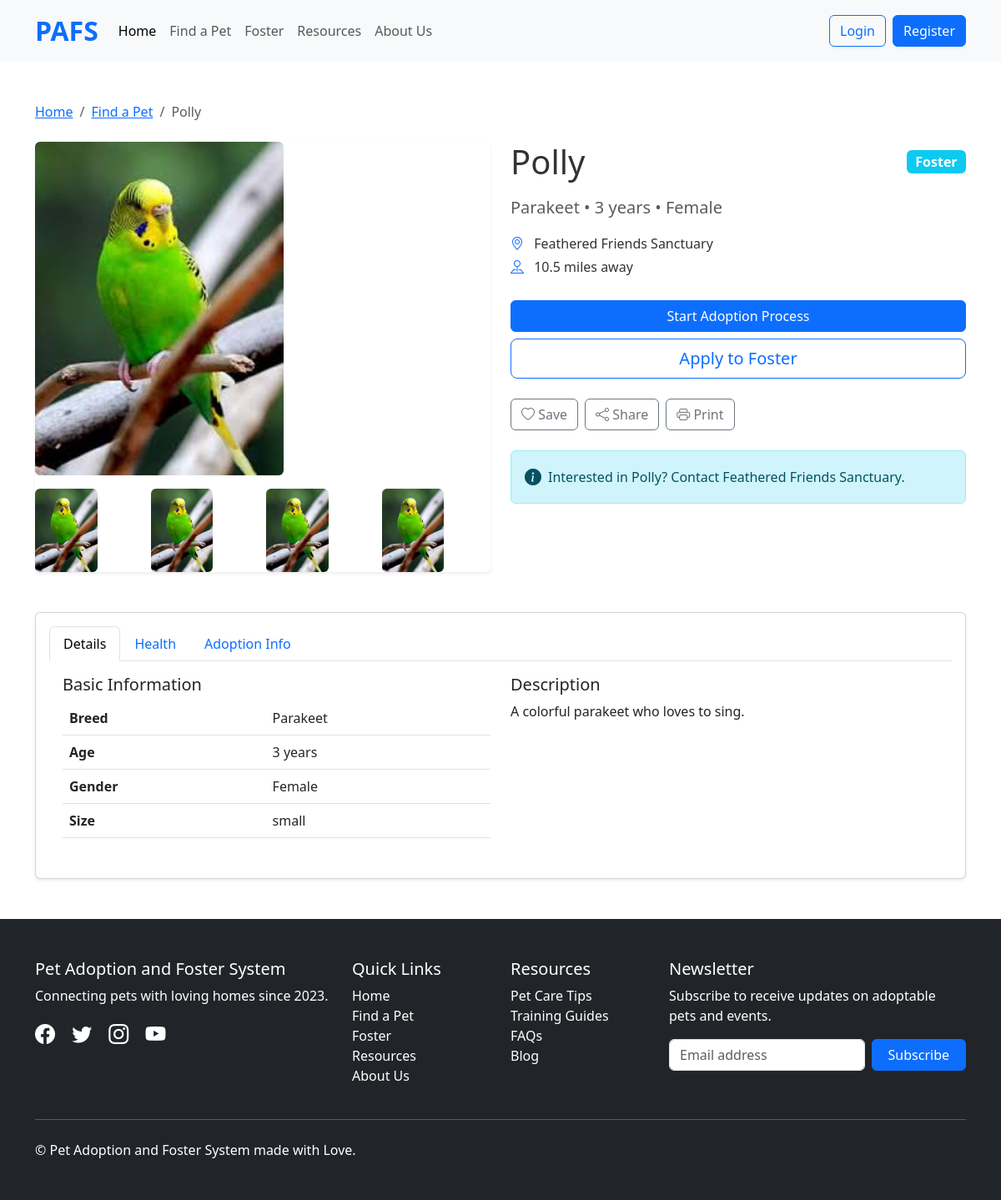
/pet-details.php?id=4, run on the app's committed database.
### tables this page shows
CREATE TABLE `pets` (
  `pet_id` int(11) UNSIGNED NOT NULL,
  `name` varchar(100) NOT NULL,
  `pet_type` varchar(50) NOT NULL,
  `breed` varchar(100) DEFAULT NULL,
  `age` varchar(20) DEFAULT NULL,
  `size` varchar(20) DEFAULT NULL,
  `gender` varchar(10) DEFAULT NULL,
  `location` varchar(100) DEFAULT NULL,
  `status` enum('adoptable','foster') NOT NULL DEFAULT 'adoptable',
  `description` text DEFAULT NULL,
  `image_url` varchar(255) DEFAULT NULL,
  `shelter_name` varchar(100) DEFAULT NULL,
  `distance` varchar(50) DEFAULT NULL
);

### pet-details.php (the view, shortened to what this page needs)
<?php
$servername = "localhost";
$username = "root";
$password = "";
$dbname = "pet_adoption";
$conn = new mysqli($servername, $username, $password, $dbname);
if (isset($_GET['id']) && is_numeric($_GET['id'])) {
    $pet_id = $_GET['id'];
    $sql = "SELECT * FROM pets WHERE pet_id = ?";
    $stmt = $conn->prepare($sql);
    $stmt->bind_param("i", $pet_id);
    $stmt->execute();
    $result = $stmt->get_result();
    if ($result->num_rows === 1) {
        $pet = $result->fetch_assoc();
    } else {
        $pet = null;
    }
} else {
    $pet = null;
}
?>
<!DOCTYPE html>
<html lang="en">
<head>
    <link href="https://cdn.jsdelivr.net/npm/bootstrap@5.3.0/dist/css/bootstrap.min.css" rel="stylesheet">
    <link rel="stylesheet" href="https://cdn.jsdelivr.net/npm/bootstrap-icons@1.11.0/font/bootstrap-icons.css">
    <link rel="stylesheet" href="styles.css">
</head>
<body>
    <?php
        include('navbar.php');
    ?>
    <section class="py-5">
        <div class="container">
            <?php if ($pet): ?>
                <nav aria-label="breadcrumb" class="mb-4">
                    <ol class="breadcrumb">
                        <li class="breadcrumb-item"><a href="index.html">Home</a></li>
                        <li class="breadcrumb-item"><a href="pets.php">Find a Pet</a></li>
                        <li class="breadcrumb-item active" aria-current="page"><?php echo htmlspecialchars($pet['name']); ?></li>
                    </ol>
                </nav>
                <div class="row">
                    <div class="col-lg-6 mb-4">
                        <div class="card border-0 shadow-sm">
                            <div class="card-body p-0">
                                <img src="<?php echo htmlspecialchars($pet['image_url']); ?>" alt="<?php echo htmlspecialchars($pet['name']); ?>" class="img-fluid rounded pet-main-image" id="main-pet-image">
                                <div class="row g-2 mt-2 pet-gallery">
                                    <div class="col-3">
                                        <img src="<?php echo htmlspecialchars($pet['image_url']); ?>" alt="<?php echo htmlspecialchars($pet['name']); ?>" class="img-fluid rounded" onclick="changeMainImage(this.src)">
                                    </div>
                                    <div class="col-3">
                                        <img src="<?php echo htmlspecialchars($pet['image_url']); ?>" alt="<?php echo htmlspecialchars($pet['name']); ?> playing" class="img-fluid rounded" onclick="changeMainImage(this.src)">
                                    </div>
                                    <div class="col-3">
                                        <img src="<?php echo htmlspecialchars($pet['image_url']); ?>" alt="<?php echo htmlspecialchars($pet['name']); ?> resting" class="img-fluid rounded" onclick="changeMainImage(this.src)">
                                    </div>
                                    <div class="col-3">
                                        <img src="<?php echo htmlspecialchars($pet['image_url']); ?>" alt="<?php echo htmlspecialchars($pet['name']); ?> close-up" class="img-fluid rounded" onclick="changeMainImage(this.src)">
                                    </div>
                                </div>
                            </div>
                        </div>
                    </div>
                    <div class="col-lg-6">
                        <div class="d-flex justify-content-between align-items-center mb-3">
                            <h1 class="mb-0"><?php echo htmlspecialchars($pet['name']); ?></h1>
                            <span class="badge bg-<?php echo ($pet['status'] === 'adoptable' ? 'success' : 'info'); ?> fs-6"><?php echo ucfirst(htmlspecialchars($pet['status'])); ?></span>
                        </div>
                        <p class="text-muted fs-5"><?php echo htmlspecialchars($pet['breed']); ?> • <?php echo htmlspecialchars($pet['age']); ?> • <?php echo ucfirst(htmlspecialchars($pet['gender'])); ?></p>
                        <div class="d-flex mb-4">
                            <div class="me-4">
                                <p class="mb-1"><i class="bi bi-geo-alt text-primary me-2"></i> <?php echo htmlspecialchars($pet['shelter_name']); ?></p>
                                <p class="mb-1"><i class="bi bi-pin-map text-primary me-2"></i> <?php echo htmlspecialchars($pet['distance']); ?> away</p>
                            </div>
                            </div>
                        <div class="d-grid gap-2 mb-4">
                        <a href="adoption-application.php?pet_id=<?php echo htmlspecialchars($pet['pet_id']); ?>" class="btn btn-primary">Start Adoption Process</a>
                         <a href="foster-application.php?id=<?php echo $pet['pet_id']; ?>" class="btn btn-outline-primary btn-lg">Apply to Foster</a>
                        </div>
                        <div class="d-flex mb-4">
                            <button class="btn btn-outline-secondary me-2">
                                <i class="bi bi-heart"></i> Save
                            </button>
                            <button class="btn btn-outline-secondary me-2">
                                <i class="bi bi-share"></i> Share
                            </button>
                            <button class="btn btn-outline-secondary">
                                <i class="bi bi-printer"></i> Print
                            </button>
                        </div>
                        <div class="alert alert-info d-flex align-items-center" role="alert">
                            <i class="bi bi-info-circle-fill me-2 fs-5"></i>
                            <div>
                                Interested in <?php echo htmlspecialchars($pet['name']); ?>? Contact <?php echo htmlspecialchars($pet['shelter_name']); ?>.
                                </div>
                        </div>
                    </div>
                </div>
                <div class="row mt-4">
                    <div class="col-12">
                        <div class="card shadow-sm">
                            <div class="card-body">
                                <ul class="nav nav-tabs" id="petDetailsTabs" role="tablist">
                                    <li class="nav-item" role="presentation">
                                        <button class="nav-link active" id="details-tab" data-bs-toggle="tab" data-bs-target="#details" type="button" role="tab" aria-controls="details" aria-selected="true">Details</button>
                                    </li>
                                    <li class="nav-item" role="presentation">
                                        <button class="nav-link" id="health-tab" data-bs-toggle="tab" data-bs-target="#health" type="button" role="tab" aria-controls="health" aria-selected="false">Health</button>
                                    </li>
                                    <li class="nav-item" role="presentation">
                                        <button class="nav-link" id="adoption-tab" data-bs-toggle="tab" data-bs-target="#adoption" type="button" role="tab" aria-controls="adoption" aria-selected="false">Adoption Info</button>
                                    </li>
                                </ul>
                                <div class="tab-content p-3" id="petDetailsTabsContent">
                                    <div class="tab-pane fade show active" id="details" role="tabpanel" aria-labelledby="details-tab">
                                        <div class="row">
                                            <div class="col-md-6">
                                                <h5>Basic Information</h5>
                                                <table class="table">
                                                    <tbody>
                                                        <tr>
                                                            <th scope="row">Breed</th>
                                                            <td><?php echo htmlspecialchars($pet['breed']); ?></td>
                                                        </tr>
                                                        <tr>
                                                            <th scope="row">Age</th>
                                                            <td><?php echo htmlspecialchars($pet['age']); ?></td>
                                                        </tr>
                                                        <tr>
                                                            <th scope="row">Gender</th>
                                                            <td><?php echo ucfirst(htmlspecialchars($pet['gender'])); ?></td>
                                                        </tr>
                                                        <tr>
                                                            <th scope="row">Size</th>
                                                            <td><?php echo htmlspecialchars($pet['size']); ?></td>
                                                        </tr>
                                                        </tbody>
                                                </table>
                                            </div>
                                            <div class="col-md-6">
                                                <h5>Description</h5>
                                                <p><?php echo htmlspecialchars($pet['description']); ?></p>
                                                </div>
                                        </div>
                                    </div>
                                </div>
                            </div>
                        </div>
                    </div>
                </div>
                <?php else: ?>
                <div class="alert alert-danger" role="alert">
                    Pet details not found.
                </div>
            <?php endif; ?>
        </div>
    </section>
    <footer class="bg-dark text-white py-5">
        <div class="container">
            <div class="row g-4">
                <div class="col-lg-4">
                    <h5>Pet Adoption and Foster System</h5>
                    <p>Connecting pets with loving homes since 2023.</p>
                    <div class="social-icons">
                        <a href="#" class="text-white me-3"><i class="bi bi-facebook"></i></a>
                        <a href="#" class="text-white me-3"><i class="bi bi-twitter"></i></a>
                        <a href="#" class="text-white me-3"><i class="bi bi-instagram"></i></a>
                        <a href="#" class="text-white"><i class="bi bi-youtube"></i></a>
                    </div>
                </div>
                <div class="col-lg-2 col-md-4">
                    <h5>Quick Links</h5>
                    <ul class="list-unstyled">
                        <li><a href="index.html" class="text-white">Home</a></li>
                        <li><a href="pets.php" class="text-white">Find a Pet</a></li>
                        <li><a href="foster.html" class="text-white">Foster</a></li>
                        <li><a href="resources.html" class="text-white">Resources</a></li>
                        <li><a href="about.html" class="text-white">About Us</a></li>
                    </ul>
                </div>
                <div class="col-lg-2 col-md-4">
                    <h5>Resources</h5>
                    <ul class="list-unstyled">
                        <li><a href="resources.html" class="text-white">Pet Care Tips</a></li>
                        <li><a href="resources.html" class="text-white">Training Guides</a></li>
                        <li><a href="resources.html" class="text-white">FAQs</a></li>
                        <li><a href="resources.html" class="text-white">Blog</a></li>
                    </ul>
                </div>
                <div class="col-lg-4 col-md-4">
                    <h5>Newsletter</h5>
                    <p>Subscribe to receive updates on adoptable pets and events.</p>
                    <form class="row g-2">
                        <div class="col-8">
                            <input type="email" class="form-control" placeholder="Email address">
                        </div>
                        <div class="col-4">
                            <button type="submit" class="btn btn-primary w-100">Subscribe</button>
                        </div>
                    </form>
                </div>
            </div>
            <hr class="my-4">
            <div class="row">
                <div class="col-md-6 text-center text-md-start">
                    <p class="mb-0">&copy; Pet Adoption and Foster System made with Love.</p>
                </div>
            </div>
        </div>
    </footer>
</body>
</html>

### styles.css (style rules this page uses)
:root { --primary-color: #4e54c8; --secondary-color: #8f94fb; --success-color: #28a745; --warning-color: #ffc107; --danger-color: #dc3545; --light-color: #f8f9fa; --dark-color: #343a40; }
body { font-family: 'Segoe UI', Tahoma, Geneva, Verdana, sans-serif; color: #333; }
footer a { text-decoration: none; transition: opacity 0.3s ease; }
footer .social-icons a { font-size: 1.5rem; }
.pet-gallery img { cursor: pointer; height: 100px; object-fit: cover; }
.pet-main-image { height: 400px; object-fit: cover; }

### data on the page
pets: name "Polly", image_url (picture), status "Foster", breed "Parakeet", age "3 years", gender "Female", shelter_name "Feathered Friends Sanctuary", distance "10.5 miles", size "small", description "A colorful parakeet who loves to sing."
